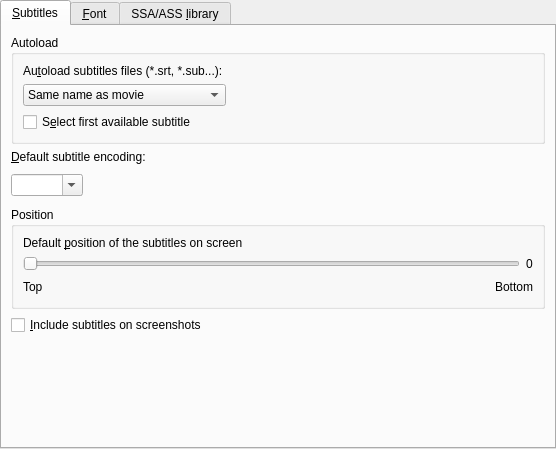
<ui version="4.0" >
 <class>PrefSubtitles</class>
 <widget class="QWidget" name="PrefSubtitles" >
  <property name="geometry" >
   <rect>
    <x>0</x>
    <y>0</y>
    <width>556</width>
    <height>449</height>
   </rect>
  </property>
  <property name="windowTitle" >
   <string/>
  </property>
  <property name="windowIcon" >
   <iconset/>
  </property>
  <layout class="QVBoxLayout" >
   <property name="margin" >
    <number>0</number>
   </property>
   <property name="spacing" >
    <number>0</number>
   </property>
   <item>
    <widget class="QTabWidget" name="subtitles_tab" >
     <property name="currentIndex" >
      <number>0</number>
     </property>
     <widget class="QWidget" name="tab" >
      <attribute name="title" >
       <string>&amp;Subtitles</string>
      </attribute>
      <layout class="QVBoxLayout" >
       <property name="margin" >
        <number>9</number>
       </property>
       <property name="spacing" >
        <number>6</number>
       </property>
       <item>
        <widget class="QGroupBox" name="groupBox" >
         <property name="title" >
          <string>Autoload</string>
         </property>
         <layout class="QGridLayout" >
          <property name="margin" >
           <number>9</number>
          </property>
          <property name="spacing" >
           <number>6</number>
          </property>
          <item row="0" column="0" >
           <widget class="QLabel" name="textLabel5" >
            <property name="text" >
             <string>Au&amp;toload subtitles files (*.srt, *.sub...):</string>
            </property>
            <property name="wordWrap" >
             <bool>false</bool>
            </property>
            <property name="buddy" >
             <cstring>font_autoload_combo</cstring>
            </property>
           </widget>
          </item>
          <item row="2" column="0" colspan="2" >
           <widget class="QCheckBox" name="font_autoload_check" >
            <property name="text" >
             <string>S&amp;elect first available subtitle</string>
            </property>
           </widget>
          </item>
          <item row="1" column="0" >
           <widget class="QComboBox" name="font_autoload_combo" >
            <item>
             <property name="text" >
              <string>Same name as movie</string>
             </property>
            </item>
            <item>
             <property name="text" >
              <string>All subs containing movie name</string>
             </property>
            </item>
            <item>
             <property name="text" >
              <string>All subs in directory</string>
             </property>
            </item>
           </widget>
          </item>
          <item row="1" column="1" >
           <spacer>
            <property name="orientation" >
             <enum>Qt::Horizontal</enum>
            </property>
            <property name="sizeType" >
             <enum>QSizePolicy::Expanding</enum>
            </property>
            <property name="sizeHint" >
             <size>
              <width>131</width>
              <height>21</height>
             </size>
            </property>
           </spacer>
          </item>
         </layout>
        </widget>
       </item>
       <item>
        <widget class="QLabel" name="textLabel4" >
         <property name="text" >
          <string>&amp;Default subtitle encoding:</string>
         </property>
         <property name="wordWrap" >
          <bool>false</bool>
         </property>
         <property name="buddy" >
          <cstring>font_encoding_combo</cstring>
         </property>
        </widget>
       </item>
       <item>
        <layout class="QHBoxLayout" >
         <property name="margin" >
          <number>0</number>
         </property>
         <property name="spacing" >
          <number>6</number>
         </property>
         <item>
          <widget class="MyComboBox" name="font_encoding_combo" >
           <property name="sizePolicy" >
            <sizepolicy>
             <hsizetype>5</hsizetype>
             <vsizetype>0</vsizetype>
             <horstretch>0</horstretch>
             <verstretch>0</verstretch>
            </sizepolicy>
           </property>
           <property name="editable" >
            <bool>true</bool>
           </property>
          </widget>
         </item>
         <item>
          <spacer>
           <property name="orientation" >
            <enum>Qt::Horizontal</enum>
           </property>
           <property name="sizeType" >
            <enum>QSizePolicy::Expanding</enum>
           </property>
           <property name="sizeHint" >
            <size>
             <width>161</width>
             <height>31</height>
            </size>
           </property>
          </spacer>
         </item>
        </layout>
       </item>
       <item>
        <widget class="QGroupBox" name="groupBox_2" >
         <property name="title" >
          <string>Position</string>
         </property>
         <layout class="QVBoxLayout" >
          <property name="margin" >
           <number>9</number>
          </property>
          <property name="spacing" >
           <number>6</number>
          </property>
          <item>
           <widget class="QLabel" name="textLabel1_22" >
            <property name="text" >
             <string>Default &amp;position of the subtitles on screen</string>
            </property>
            <property name="alignment" >
             <set>Qt::AlignVCenter</set>
            </property>
            <property name="wordWrap" >
             <bool>true</bool>
            </property>
            <property name="buddy" >
             <cstring>sub_pos_slider</cstring>
            </property>
           </widget>
          </item>
          <item>
           <layout class="QHBoxLayout" >
            <property name="margin" >
             <number>0</number>
            </property>
            <property name="spacing" >
             <number>6</number>
            </property>
            <item>
             <widget class="QSlider" name="sub_pos_slider" >
              <property name="sizePolicy" >
               <sizepolicy>
                <hsizetype>7</hsizetype>
                <vsizetype>0</vsizetype>
                <horstretch>0</horstretch>
                <verstretch>0</verstretch>
               </sizepolicy>
              </property>
              <property name="minimum" >
               <number>0</number>
              </property>
              <property name="maximum" >
               <number>100</number>
              </property>
              <property name="pageStep" >
               <number>1</number>
              </property>
              <property name="orientation" >
               <enum>Qt::Horizontal</enum>
              </property>
             </widget>
            </item>
            <item>
             <widget class="QLabel" name="sub_pos_label" >
              <property name="text" >
               <string>0</string>
              </property>
              <property name="wordWrap" >
               <bool>false</bool>
              </property>
             </widget>
            </item>
           </layout>
          </item>
          <item>
           <layout class="QHBoxLayout" >
            <property name="margin" >
             <number>0</number>
            </property>
            <property name="spacing" >
             <number>6</number>
            </property>
            <item>
             <widget class="QLabel" name="textLabel2_9" >
              <property name="text" >
               <string>Top</string>
              </property>
              <property name="wordWrap" >
               <bool>false</bool>
              </property>
             </widget>
            </item>
            <item>
             <spacer>
              <property name="orientation" >
               <enum>Qt::Horizontal</enum>
              </property>
              <property name="sizeType" >
               <enum>QSizePolicy::Expanding</enum>
              </property>
              <property name="sizeHint" >
               <size>
                <width>131</width>
                <height>20</height>
               </size>
              </property>
             </spacer>
            </item>
            <item>
             <widget class="QLabel" name="textLabel3_5" >
              <property name="text" >
               <string>Bottom</string>
              </property>
              <property name="wordWrap" >
               <bool>false</bool>
              </property>
             </widget>
            </item>
           </layout>
          </item>
         </layout>
        </widget>
       </item>
       <item>
        <widget class="QCheckBox" name="subtitles_on_screeshots_check" >
         <property name="text" >
          <string>&amp;Include subtitles on screenshots</string>
         </property>
        </widget>
       </item>
       <item>
        <spacer>
         <property name="orientation" >
          <enum>Qt::Vertical</enum>
         </property>
         <property name="sizeType" >
          <enum>QSizePolicy::Expanding</enum>
         </property>
         <property name="sizeHint" >
          <size>
           <width>20</width>
           <height>20</height>
          </size>
         </property>
        </spacer>
       </item>
      </layout>
     </widget>
     <widget class="QWidget" name="TabPage" >
      <attribute name="title" >
       <string>&amp;Font</string>
      </attribute>
      <layout class="QVBoxLayout" >
       <property name="margin" >
        <number>9</number>
       </property>
       <property name="spacing" >
        <number>6</number>
       </property>
       <item>
        <widget class="QGroupBox" name="groupBox_5" >
         <property name="title" >
          <string>Font</string>
         </property>
         <layout class="QGridLayout" >
          <property name="margin" >
           <number>9</number>
          </property>
          <property name="spacing" >
           <number>6</number>
          </property>
          <item row="1" column="0" >
           <widget class="QRadioButton" name="ttf_font_button" >
            <property name="text" >
             <string>&amp;TTF font:</string>
            </property>
           </widget>
          </item>
          <item row="1" column="1" >
           <widget class="QLineEdit" name="ttf_font_edit" >
            <property name="enabled" >
             <bool>false</bool>
            </property>
           </widget>
          </item>
          <item row="1" column="2" >
           <widget class="QPushButton" name="searchButton" >
            <property name="enabled" >
             <bool>false</bool>
            </property>
            <property name="text" >
             <string>Sea&amp;rch...</string>
            </property>
           </widget>
          </item>
          <item row="2" column="2" >
           <spacer>
            <property name="orientation" >
             <enum>Qt::Horizontal</enum>
            </property>
            <property name="sizeHint" >
             <size>
              <width>121</width>
              <height>20</height>
             </size>
            </property>
           </spacer>
          </item>
          <item row="2" column="0" >
           <widget class="QRadioButton" name="system_font_button" >
            <property name="text" >
             <string>S&amp;ystem font:</string>
            </property>
           </widget>
          </item>
          <item row="0" column="0" colspan="3" >
           <widget class="QLabel" name="textLabel1" >
            <property name="text" >
             <string>Select the font which will be used for subtitles (and OSD):</string>
            </property>
            <property name="wordWrap" >
             <bool>false</bool>
            </property>
           </widget>
          </item>
          <item row="2" column="1" >
           <widget class="MyFontComboBox" name="fontCombo" >
            <property name="enabled" >
             <bool>false</bool>
            </property>
            <property name="sizePolicy" >
             <sizepolicy>
              <hsizetype>5</hsizetype>
              <vsizetype>0</vsizetype>
              <horstretch>0</horstretch>
              <verstretch>0</verstretch>
             </sizepolicy>
            </property>
           </widget>
          </item>
         </layout>
        </widget>
       </item>
       <item>
        <widget class="QGroupBox" name="groupBox_6" >
         <property name="title" >
          <string>Size</string>
         </property>
         <layout class="QGridLayout" >
          <property name="margin" >
           <number>9</number>
          </property>
          <property name="spacing" >
           <number>6</number>
          </property>
          <item row="0" column="0" colspan="3" >
           <layout class="QHBoxLayout" >
            <property name="margin" >
             <number>0</number>
            </property>
            <property name="spacing" >
             <number>6</number>
            </property>
            <item>
             <widget class="QLabel" name="textLabel2_2" >
              <property name="text" >
               <string>A&amp;utoscale:</string>
              </property>
              <property name="wordWrap" >
               <bool>false</bool>
              </property>
              <property name="buddy" >
               <cstring>font_autoscale_combo</cstring>
              </property>
             </widget>
            </item>
            <item>
             <widget class="QComboBox" name="font_autoscale_combo" >
              <item>
               <property name="text" >
                <string>No autoscale</string>
               </property>
              </item>
              <item>
               <property name="text" >
                <string>Proportional to movie height</string>
               </property>
              </item>
              <item>
               <property name="text" >
                <string>Proportional to movie width</string>
               </property>
              </item>
              <item>
               <property name="text" >
                <string>Proportional to movie diagonal</string>
               </property>
              </item>
             </widget>
            </item>
            <item>
             <spacer>
              <property name="orientation" >
               <enum>Qt::Horizontal</enum>
              </property>
              <property name="sizeHint" >
               <size>
                <width>71</width>
                <height>20</height>
               </size>
              </property>
             </spacer>
            </item>
           </layout>
          </item>
          <item row="1" column="2" >
           <spacer>
            <property name="orientation" >
             <enum>Qt::Horizontal</enum>
            </property>
            <property name="sizeHint" >
             <size>
              <width>40</width>
              <height>20</height>
             </size>
            </property>
           </spacer>
          </item>
          <item row="2" column="2" >
           <spacer>
            <property name="orientation" >
             <enum>Qt::Horizontal</enum>
            </property>
            <property name="sizeHint" >
             <size>
              <width>40</width>
              <height>20</height>
             </size>
            </property>
           </spacer>
          </item>
          <item row="1" column="1" >
           <widget class="QDoubleSpinBox" name="font_text_scale" >
            <property name="decimals" >
             <number>1</number>
            </property>
            <property name="singleStep" >
             <double>0.200000000000000</double>
            </property>
           </widget>
          </item>
          <item row="2" column="1" >
           <widget class="QDoubleSpinBox" name="ass_font_scale" >
            <property name="maximum" >
             <double>100.000000000000000</double>
            </property>
            <property name="singleStep" >
             <double>0.200000000000000</double>
            </property>
           </widget>
          </item>
          <item row="2" column="0" >
           <widget class="QLabel" name="label" >
            <property name="text" >
             <string>Default sc&amp;ale for SSA/ASS subtitles:</string>
            </property>
            <property name="alignment" >
             <set>Qt::AlignRight|Qt::AlignTrailing|Qt::AlignVCenter</set>
            </property>
            <property name="buddy" >
             <cstring>ass_font_scale</cstring>
            </property>
           </widget>
          </item>
          <item row="1" column="0" >
           <widget class="QLabel" name="scalelabel" >
            <property name="text" >
             <string>Default s&amp;cale for normal subtitles:</string>
            </property>
            <property name="alignment" >
             <set>Qt::AlignRight|Qt::AlignTrailing|Qt::AlignVCenter</set>
            </property>
            <property name="buddy" >
             <cstring>font_text_scale</cstring>
            </property>
           </widget>
          </item>
         </layout>
        </widget>
       </item>
       <item>
        <spacer>
         <property name="orientation" >
          <enum>Qt::Vertical</enum>
         </property>
         <property name="sizeHint" >
          <size>
           <width>20</width>
           <height>40</height>
          </size>
         </property>
        </spacer>
       </item>
      </layout>
     </widget>
     <widget class="QWidget" name="tab_2" >
      <attribute name="title" >
       <string>SSA/ASS &amp;library</string>
      </attribute>
      <layout class="QVBoxLayout" >
       <property name="margin" >
        <number>9</number>
       </property>
       <property name="spacing" >
        <number>6</number>
       </property>
       <item>
        <widget class="QLabel" name="textLabel1_14" >
         <property name="text" >
          <string>The new SSA/ASS library will provide nice styled subtitles for external SSA/ASS subtitles files and Matroska tracks. But it will be used too for rendering other formats like SUB and SRT files.</string>
         </property>
         <property name="alignment" >
          <set>Qt::AlignVCenter</set>
         </property>
         <property name="wordWrap" >
          <bool>true</bool>
         </property>
        </widget>
       </item>
       <item>
        <widget class="QCheckBox" name="font_ass_check" >
         <property name="text" >
          <string>&amp;Use SSA/ASS library for subtitle rendering</string>
         </property>
        </widget>
       </item>
       <item>
        <layout class="QHBoxLayout" >
         <property name="margin" >
          <number>0</number>
         </property>
         <property name="spacing" >
          <number>6</number>
         </property>
         <item>
          <widget class="QLabel" name="asscolor_label" >
           <property name="enabled" >
            <bool>false</bool>
           </property>
           <property name="text" >
            <string>&amp;Text color:</string>
           </property>
           <property name="wordWrap" >
            <bool>false</bool>
           </property>
           <property name="buddy" >
            <cstring>colorButton</cstring>
           </property>
          </widget>
         </item>
         <item>
          <widget class="QPushButton" name="colorButton" >
           <property name="enabled" >
            <bool>false</bool>
           </property>
           <property name="text" >
            <string/>
           </property>
          </widget>
         </item>
         <item>
          <spacer>
           <property name="orientation" >
            <enum>Qt::Horizontal</enum>
           </property>
           <property name="sizeType" >
            <enum>QSizePolicy::Preferred</enum>
           </property>
           <property name="sizeHint" >
            <size>
             <width>41</width>
             <height>31</height>
            </size>
           </property>
          </spacer>
         </item>
         <item>
          <widget class="QLabel" name="assbordercolor_label" >
           <property name="enabled" >
            <bool>false</bool>
           </property>
           <property name="text" >
            <string>&amp;Border color:</string>
           </property>
           <property name="wordWrap" >
            <bool>false</bool>
           </property>
           <property name="buddy" >
            <cstring>borderButton</cstring>
           </property>
          </widget>
         </item>
         <item>
          <widget class="QPushButton" name="borderButton" >
           <property name="enabled" >
            <bool>false</bool>
           </property>
           <property name="text" >
            <string/>
           </property>
          </widget>
         </item>
        </layout>
       </item>
       <item>
        <widget class="Line" name="ass_styles_line_2" >
         <property name="sizePolicy" >
          <sizepolicy>
           <hsizetype>7</hsizetype>
           <vsizetype>0</vsizetype>
           <horstretch>0</horstretch>
           <verstretch>0</verstretch>
          </sizepolicy>
         </property>
         <property name="frameShape" >
          <enum>QFrame::HLine</enum>
         </property>
         <property name="frameShadow" >
          <enum>QFrame::Sunken</enum>
         </property>
         <property name="orientation" >
          <enum>Qt::Horizontal</enum>
         </property>
        </widget>
       </item>
       <item>
        <widget class="QLabel" name="styles_desc_label" >
         <property name="enabled" >
          <bool>false</bool>
         </property>
         <property name="text" >
          <string>Here you can override styles for SSA/ASS subtitles. It can be also used for fine-tuning the rendering of SRT and SUB subtitles by the SSA/ASS library. Example: &lt;b>Bold=1,Outline=2,Shadow=4&lt;/b></string>
         </property>
         <property name="alignment" >
          <set>Qt::AlignVCenter</set>
         </property>
         <property name="wordWrap" >
          <bool>true</bool>
         </property>
        </widget>
       </item>
       <item>
        <layout class="QHBoxLayout" >
         <property name="margin" >
          <number>0</number>
         </property>
         <property name="spacing" >
          <number>6</number>
         </property>
         <item>
          <widget class="QLabel" name="ass_styles_label" >
           <property name="enabled" >
            <bool>false</bool>
           </property>
           <property name="text" >
            <string>St&amp;yles:</string>
           </property>
           <property name="wordWrap" >
            <bool>false</bool>
           </property>
           <property name="buddy" >
            <cstring>ass_styles_edit</cstring>
           </property>
          </widget>
         </item>
         <item>
          <widget class="QLineEdit" name="ass_styles_edit" >
           <property name="enabled" >
            <bool>false</bool>
           </property>
          </widget>
         </item>
        </layout>
       </item>
       <item>
        <spacer>
         <property name="orientation" >
          <enum>Qt::Vertical</enum>
         </property>
         <property name="sizeHint" >
          <size>
           <width>20</width>
           <height>61</height>
          </size>
         </property>
        </spacer>
       </item>
      </layout>
     </widget>
    </widget>
   </item>
  </layout>
 </widget>
 <customwidgets>
  <customwidget>
   <class>MyComboBox</class>
   <extends>QComboBox</extends>
   <header>mycombobox.h</header>
  </customwidget>
  <customwidget>
   <class>MyFontComboBox</class>
   <extends>QFontComboBox</extends>
   <header>mycombobox.h</header>
  </customwidget>
 </customwidgets>
 <tabstops>
  <tabstop>subtitles_tab</tabstop>
  <tabstop>font_autoload_combo</tabstop>
  <tabstop>font_autoload_check</tabstop>
  <tabstop>font_encoding_combo</tabstop>
  <tabstop>sub_pos_slider</tabstop>
  <tabstop>subtitles_on_screeshots_check</tabstop>
  <tabstop>ttf_font_button</tabstop>
  <tabstop>ttf_font_edit</tabstop>
  <tabstop>searchButton</tabstop>
  <tabstop>system_font_button</tabstop>
  <tabstop>fontCombo</tabstop>
  <tabstop>font_autoscale_combo</tabstop>
  <tabstop>font_text_scale</tabstop>
  <tabstop>ass_font_scale</tabstop>
  <tabstop>font_ass_check</tabstop>
  <tabstop>colorButton</tabstop>
  <tabstop>borderButton</tabstop>
  <tabstop>ass_styles_edit</tabstop>
 </tabstops>
 <resources/>
 <connections>
  <connection>
   <sender>ttf_font_button</sender>
   <signal>toggled(bool)</signal>
   <receiver>ttf_font_edit</receiver>
   <slot>setEnabled(bool)</slot>
   <hints>
    <hint type="sourcelabel" >
     <x>83</x>
     <y>114</y>
    </hint>
    <hint type="destinationlabel" >
     <x>273</x>
     <y>114</y>
    </hint>
   </hints>
  </connection>
  <connection>
   <sender>ttf_font_button</sender>
   <signal>toggled(bool)</signal>
   <receiver>searchButton</receiver>
   <slot>setEnabled(bool)</slot>
   <hints>
    <hint type="sourcelabel" >
     <x>83</x>
     <y>114</y>
    </hint>
    <hint type="destinationlabel" >
     <x>456</x>
     <y>114</y>
    </hint>
   </hints>
  </connection>
  <connection>
   <sender>font_ass_check</sender>
   <signal>toggled(bool)</signal>
   <receiver>asscolor_label</receiver>
   <slot>setEnabled(bool)</slot>
   <hints>
    <hint type="sourcelabel" >
     <x>258</x>
     <y>161</y>
    </hint>
    <hint type="destinationlabel" >
     <x>68</x>
     <y>196</y>
    </hint>
   </hints>
  </connection>
  <connection>
   <sender>font_ass_check</sender>
   <signal>toggled(bool)</signal>
   <receiver>colorButton</receiver>
   <slot>setEnabled(bool)</slot>
   <hints>
    <hint type="sourcelabel" >
     <x>258</x>
     <y>161</y>
    </hint>
    <hint type="destinationlabel" >
     <x>163</x>
     <y>196</y>
    </hint>
   </hints>
  </connection>
  <connection>
   <sender>font_ass_check</sender>
   <signal>toggled(bool)</signal>
   <receiver>borderButton</receiver>
   <slot>setEnabled(bool)</slot>
   <hints>
    <hint type="sourcelabel" >
     <x>258</x>
     <y>161</y>
    </hint>
    <hint type="destinationlabel" >
     <x>448</x>
     <y>196</y>
    </hint>
   </hints>
  </connection>
  <connection>
   <sender>font_ass_check</sender>
   <signal>toggled(bool)</signal>
   <receiver>assbordercolor_label</receiver>
   <slot>setEnabled(bool)</slot>
   <hints>
    <hint type="sourcelabel" >
     <x>258</x>
     <y>161</y>
    </hint>
    <hint type="destinationlabel" >
     <x>353</x>
     <y>196</y>
    </hint>
   </hints>
  </connection>
  <connection>
   <sender>font_ass_check</sender>
   <signal>toggled(bool)</signal>
   <receiver>ass_styles_label</receiver>
   <slot>setEnabled(bool)</slot>
   <hints>
    <hint type="sourcelabel" >
     <x>258</x>
     <y>161</y>
    </hint>
    <hint type="destinationlabel" >
     <x>44</x>
     <y>305</y>
    </hint>
   </hints>
  </connection>
  <connection>
   <sender>font_ass_check</sender>
   <signal>toggled(bool)</signal>
   <receiver>ass_styles_edit</receiver>
   <slot>setEnabled(bool)</slot>
   <hints>
    <hint type="sourcelabel" >
     <x>258</x>
     <y>161</y>
    </hint>
    <hint type="destinationlabel" >
     <x>282</x>
     <y>305</y>
    </hint>
   </hints>
  </connection>
  <connection>
   <sender>font_ass_check</sender>
   <signal>toggled(bool)</signal>
   <receiver>styles_desc_label</receiver>
   <slot>setEnabled(bool)</slot>
   <hints>
    <hint type="sourcelabel" >
     <x>258</x>
     <y>161</y>
    </hint>
    <hint type="destinationlabel" >
     <x>258</x>
     <y>256</y>
    </hint>
   </hints>
  </connection>
  <connection>
   <sender>sub_pos_slider</sender>
   <signal>valueChanged(int)</signal>
   <receiver>sub_pos_label</receiver>
   <slot>setNum(int)</slot>
   <hints>
    <hint type="sourcelabel" >
     <x>252</x>
     <y>298</y>
    </hint>
    <hint type="destinationlabel" >
     <x>492</x>
     <y>299</y>
    </hint>
   </hints>
  </connection>
  <connection>
   <sender>system_font_button</sender>
   <signal>toggled(bool)</signal>
   <receiver>fontCombo</receiver>
   <slot>setEnabled(bool)</slot>
   <hints>
    <hint type="sourcelabel" >
     <x>74</x>
     <y>138</y>
    </hint>
    <hint type="destinationlabel" >
     <x>264</x>
     <y>138</y>
    </hint>
   </hints>
  </connection>
 </connections>
</ui>
